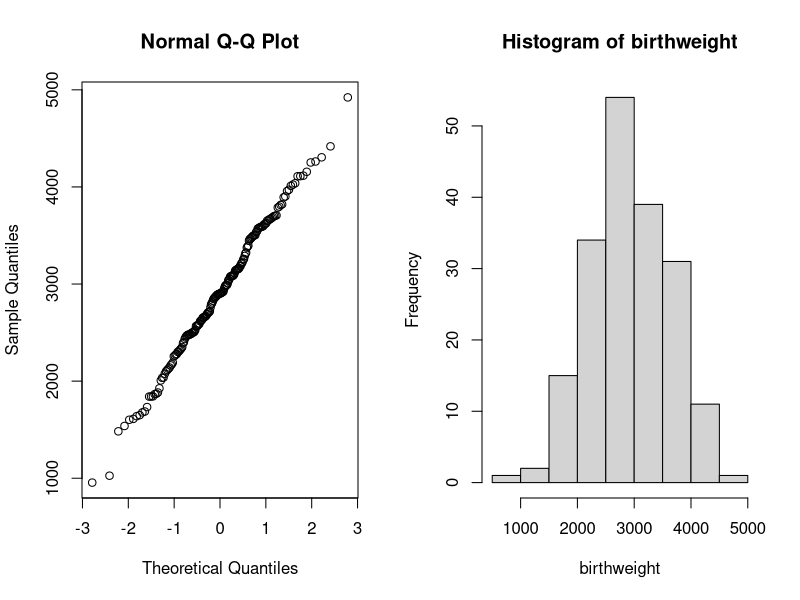
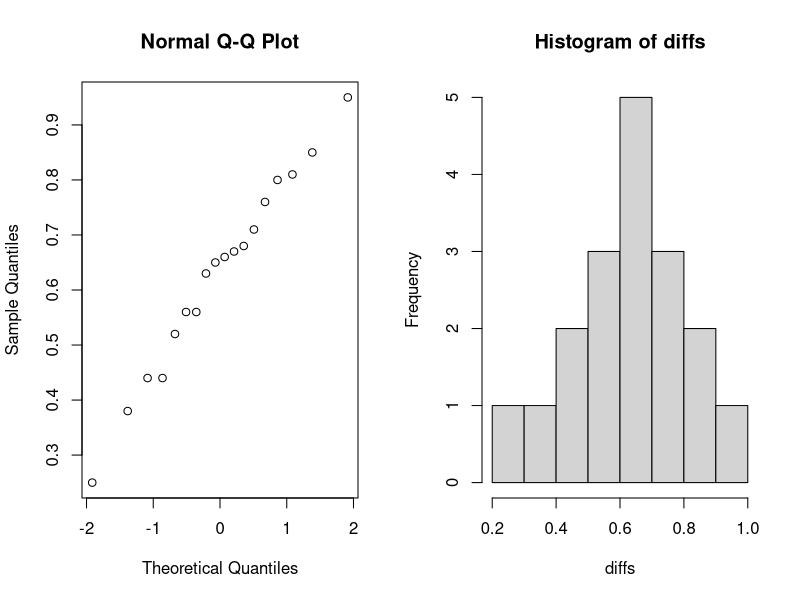
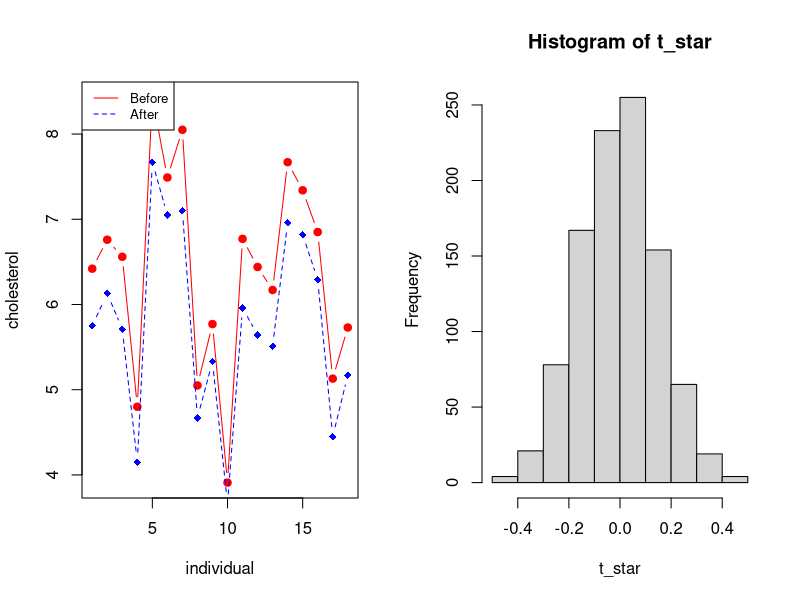
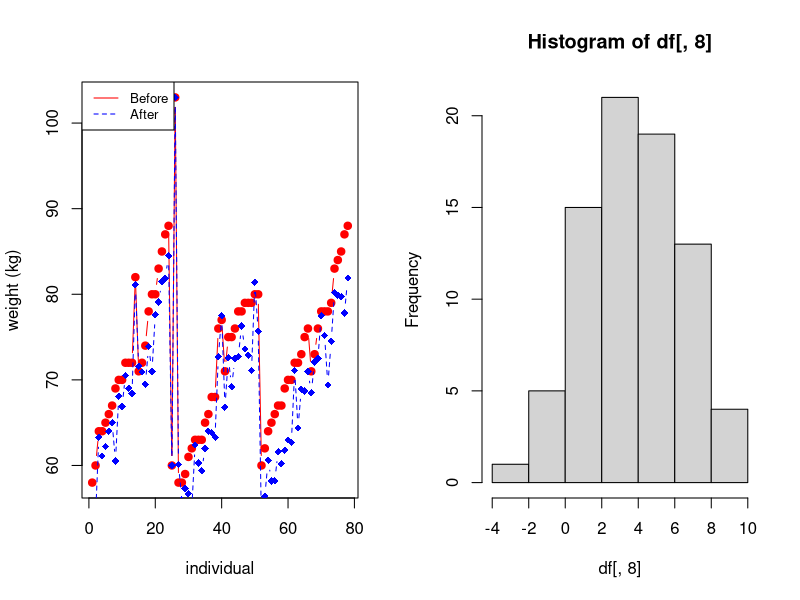
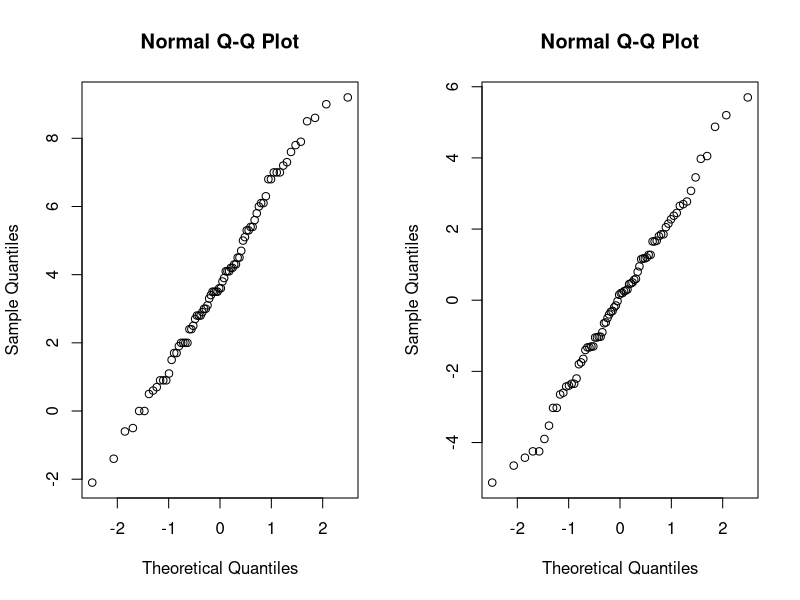
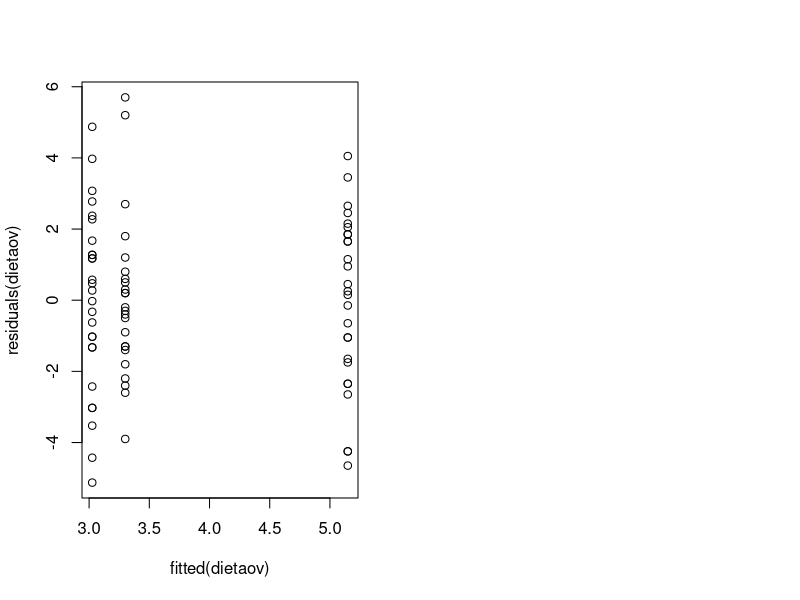
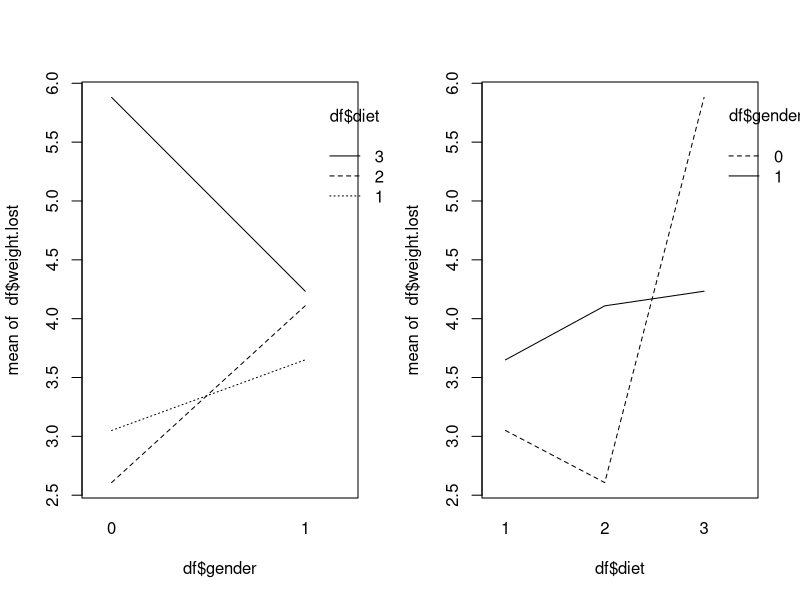
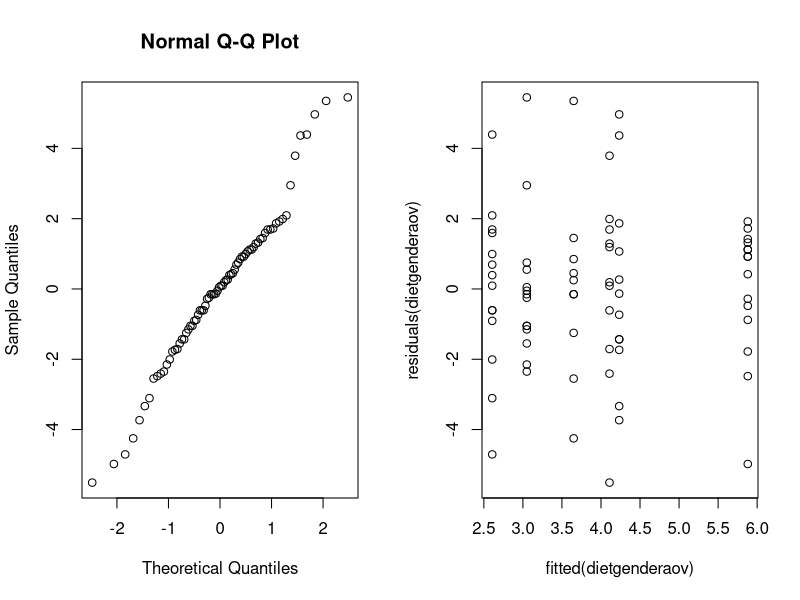

Write the R code that produced these figures, in order.
## ---- chunk 1
options(digits=3)
## ---- chunk 2
birthweight <- readLines("data/birthweight.txt")
birthweight <- as.double(birthweight[2:length(birthweight)])
birthweight

# print(paste("Amount of observations: ", length(birthweight)))
## ---- chunk 3
birthweight_mean <- mean(birthweight)
print(paste("Mean of the sample: ", birthweight_mean))
## ---- chunk 4
par(mfrow=c(1,2))
qqnorm(y = birthweight)
hist(birthweight)
## ---- chunk 5
t.test(birthweight, conf.level = 0.96)
## ---- chunk 6
B <- 1000
alpha <- 0.04
T_star <- numeric(B)

for(i in 1:B) {
  X_star <- sample(birthweight, replace = TRUE)
  T_star[i] <- mean(X_star)
}

T_star_q2 <- quantile(T_star, alpha/2)
T_star_q98 <- quantile(T_star, 1 - alpha/2)

c(2*birthweight_mean - T_star_q98, 2*birthweight_mean - T_star_q2)
## ---- chunk 7
sum(T_star<T_star_q2)
## ---- chunk 8
t.test(birthweight, alternative = "greater", mu=2800)
## ---- chunk 9
greater_weight <- as.integer(birthweight > 2800)
binom.test(sum(greater_weight), length(greater_weight), p=0.5, alt="g")
## ---- chunk 10


## ---- chunk 11

## ---- chunk 12
prop.test(c(61, 65), c(95, 93))
## ---- chunk 13
df <- as.data.frame(read.table("data/cholesterol.txt", header=TRUE))
head(df)
## ---- chunk 14
diffs <- df[, 1] - df[, 2]
diffs
qqnorm(diffs)
## ---- chunk 15
hist(diffs)
## ---- chunk 16
shapiro.test(diffs)
## ---- chunk 17
shapiro.test(df[, 1])
shapiro.test(df[, 2])
## ---- chunk 18
cor.test(df[, 1], df[, 2], method="pearson")
## ---- chunk 19
# Create a first line
plot(1:length(df[, 1]), df[, 1], type = "b", pch=19, col = "red", xlab = "individual", ylab = "cholesterol")
lines(1:length(df[, 2]), df[, 2], pch=18, col = "blue", type = "b", lty=2)
legend("topleft", legend=c("Before", "After"), col=c("red", "blue"), lty = 1:2, cex=0.8)
## ---- chunk 20
t.test(df[, 1], df[, 2], paired=2)
## ---- chunk 21
diff_mean <- function(x, y) {
  return(mean(x-y))
}

# original dataframe
stats <- diff_mean(df[, 1], df[, 2])
stats

B <- 1000
t_star <- numeric(B)

for (i in 1:B) {
  diff_star <- t(apply(cbind(df[, 1], df[, 2]), 1, sample))
  t_star[i] <- diff_mean(diff_star[, 1], diff_star[, 2])
}

hist(t_star)
# plot(rep(stats, 2), c(0, 50), col="red", lwd=2)
lines(rep(stats, 2), c(0, 50), col="red", lwd=2)
## ---- chunk 22
# calculating p-value
pl <- sum(t_star < stats) / B
pr <- sum(t_star > stats) / B

p <- 2*min(pl, pr)
p
## ---- chunk 23

mu <- mean(df[, 2])
mu # bar{x}

s <- sd(df[, 2])
s

theta_hat <- 2*mu - 3
theta_hat

alpha <- 0.05

n <- length(df[, 2])
t_alpha <- qt(1 - alpha/2, df=n)
t_alpha

theta_l <- theta_hat - t_alpha*s/sqrt(n)
theta_r <- theta_hat + t_alpha*s/sqrt(n)
c("[", theta_l,",", theta_r, "]")
## ---- chunk 24
t <- max(df[, 2])
t

n <- length(df[, 2])
n

for (theta in 3:12) {
  B <- 1000
  t_star <- numeric(B)
  
  for (i in 1:B) {
    x_star <- runif(n, min = 3, max = theta)
    t_star[i] <- max(x_star)
  }
  
  pl <- sum(t_star < t)/B
  pr <- sum(t_star > t)/B
  
  p <- 2* min(pl, pr)
  print(paste("Theta =", theta, ", ", p))
}
## ---- chunk 25
less_chol <- as.integer(df[, 2] < 6)
binom.test(sum(less_chol), length(less_chol), p=0.5, alt="g")
## ---- chunk 26
less_chol <- as.integer(df[, 2] < 4.5)
binom.test(sum(less_chol),length(less_chol),p=0.25, alt="l")
## ---- chunk 27
df <- as.data.frame(read.table("data/diet.txt", header=TRUE))
df["weight.lost"] <- df["preweight"] - df["weight6weeks"]
head(df)
## ---- chunk 28
# Create a first line
plot(1:length(df[,5]), df[,5], type = "b", pch=19, col = "red", xlab = "individual", ylab = "weight (kg)")
lines(1:length(df[,7]), df[,7], pch=18, col = "blue", type = "b", lty=2)
legend("topleft", legend=c("Before", "After"), col=c("red", "blue"), lty = 1:2, cex=0.8)
## ---- chunk 29
t.test(df[,5], df[,7], paired=TRUE)
## ---- chunk 30
hist(df[,8])
## ---- chunk 31
qqnorm(df[,8])
## ---- chunk 32
shapiro.test(df[,8])
## ---- chunk 33
df$diet <- as.factor(df$diet)
dietaov=lm(weight.lost~diet,data=df)
anova(dietaov)
summary(dietaov)
## ---- chunk 34
# Checking assumptions
qqnorm(residuals(dietaov))
plot(fitted(dietaov), residuals(dietaov))
## ---- chunk 35
kruskal.test(df$weight.lost, df$diet)
## ---- chunk 36
df$gender <- as.factor(df$gender)
dietgenderaov <- lm(weight.lost~gender*diet,data=df)
anova(dietgenderaov)
## ---- chunk 37
summary(dietgenderaov)
## ---- chunk 38
par(mfrow=c(1, 2))
interaction.plot(df$gender, df$diet, df$weight.lost)
interaction.plot(df$diet, df$gender, df$weight.lost)
## ---- chunk 39
genderaov <- lm(weight.lost~gender,data=df)
anova(genderaov)
summary(genderaov)
## ---- chunk 40
# Checking assumptions
par(mfrow=c(1, 2))
qqnorm(residuals(dietgenderaov))
plot(fitted(dietgenderaov), residuals(dietgenderaov))
## ---- chunk 41
print(paste('Diet 1:', dietaov$coefficients[1]))
print(paste('Diet 2:', dietaov$coefficients[1] + dietaov$coefficients[2]))
print(paste('Diet 3:', dietaov$coefficients[1] + dietaov$coefficients[3]))
## ---- chunk 42
require("MASS")
## ---- chunk 43
B <- 6; P <- 4; T <- 3

process <- c()
for (i in 1:B) {
  block <- c()
  for (tr in 1:T) {
    block <- cbind(block, as.numeric(sample(1:P) > 2))
  }
  process <- rbind(process, block)
}

process <- t(process)
rownames(process) <- c("N", "P", "K")
colnames(process) <- paste0(rep(1:6, each=4), paste0(".", rep(1:4, 6)))
process
## ---- chunk 44
interaction.plot(npk$block, npk$N, npk$yield, ylab='average yield', xlab='block', main='Average yield per block', legend=FALSE)
legend("topright", c("yes", "no"), title="N presence", lwd=1, lty=c(1, 2))
## ---- chunk 45
n_block_lm <- lm(yield~block*N, data=npk)
anova(n_block_lm)
## ---- chunk 46
summary(n_block_lm)
## ---- chunk 47
lm <- lm(yield~block+N, data=npk)
anova(lm)
## ---- chunk 48
par(mfrow=c(1, 2))
qqnorm(residuals(lm))
plot(fitted(lm), residuals(lm))
## ---- chunk 49
npklm1 <- lm(yield~P + K + block*N, data=npk)
npklm2 <- lm(yield~N + K + block*P, data=npk)
npklm3 <- lm(yield~N + P + block*K, data=npk)
npklm4 <- lm(yield~block + N + P + K, data=npk)
npklm5 <- lm(yield~N + P + K, data=npk)
## ---- chunk 50
print('Y ~ P + K + block*N')
anova(npklm1)
## ---- chunk 51
print('Y ~ N + K + block*P')
anova(npklm2)
## ---- chunk 52
print('Y ~ N + P + block*K')
anova(npklm3)
## ---- chunk 53
print('Y ~ block + N + P + K')
anova(npklm4)
## ---- chunk 54
npklm5 <- lm(yield~block + N + K, data=npk)
anova(npklm5)
## ---- chunk 55
par(mfrow=c(1, 2))
qqnorm(residuals(npklm4))
plot(fitted(npklm4), residuals(npklm4))
## ---- chunk 56
par(mfrow=c(1, 2))
qqnorm(residuals(npklm5))
plot(fitted(npklm5), residuals(npklm5))
## ---- chunk 57
require(lme4)
npklmer <- lmer(yield~N+(1|block), REML=FALSE, data=npk)
npklmer1 <- lmer(yield~(1|block), REML=FALSE, data=npk)
anova(npklmer1, npklmer)
